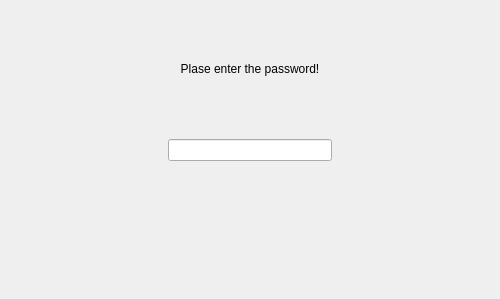
<?xml version="1.0" encoding="UTF-8"?>
<ui version="4.0">
 <class>PswDialog</class>
 <widget class="QDialog" name="PswDialog">
  <property name="geometry">
   <rect>
    <x>0</x>
    <y>0</y>
    <width>500</width>
    <height>299</height>
   </rect>
  </property>
  <property name="windowTitle">
   <string>Dialog</string>
  </property>
  <property name="styleSheet">
   <string notr="true"/>
  </property>
  <layout class="QVBoxLayout" name="verticalLayout">
   <property name="margin">
    <number>5</number>
   </property>
   <item>
    <widget class="QLabel" name="label">
     <property name="text">
      <string>Plase enter the password!</string>
     </property>
     <property name="alignment">
      <set>Qt::AlignCenter</set>
     </property>
    </widget>
   </item>
   <item>
    <layout class="QHBoxLayout" name="horizontalLayout">
     <property name="spacing">
      <number>8</number>
     </property>
     <item>
      <spacer name="horizontalSpacer">
       <property name="orientation">
        <enum>Qt::Horizontal</enum>
       </property>
       <property name="sizeHint" stdset="0">
        <size>
         <width>28</width>
         <height>20</height>
        </size>
       </property>
      </spacer>
     </item>
     <item>
      <widget class="QLineEdit" name="lineEdit">
       <property name="maxLength">
        <number>6</number>
       </property>
       <property name="echoMode">
        <enum>QLineEdit::Password</enum>
       </property>
      </widget>
     </item>
     <item>
      <spacer name="horizontalSpacer_2">
       <property name="orientation">
        <enum>Qt::Horizontal</enum>
       </property>
       <property name="sizeHint" stdset="0">
        <size>
         <width>28</width>
         <height>20</height>
        </size>
       </property>
      </spacer>
     </item>
    </layout>
   </item>
   <item>
    <widget class="QLabel" name="label_2">
     <property name="styleSheet">
      <string notr="true">color: rgb(0, 0, 0);</string>
     </property>
     <property name="text">
      <string/>
     </property>
     <property name="alignment">
      <set>Qt::AlignCenter</set>
     </property>
    </widget>
   </item>
  </layout>
 </widget>
 <resources/>
 <connections/>
</ui>
